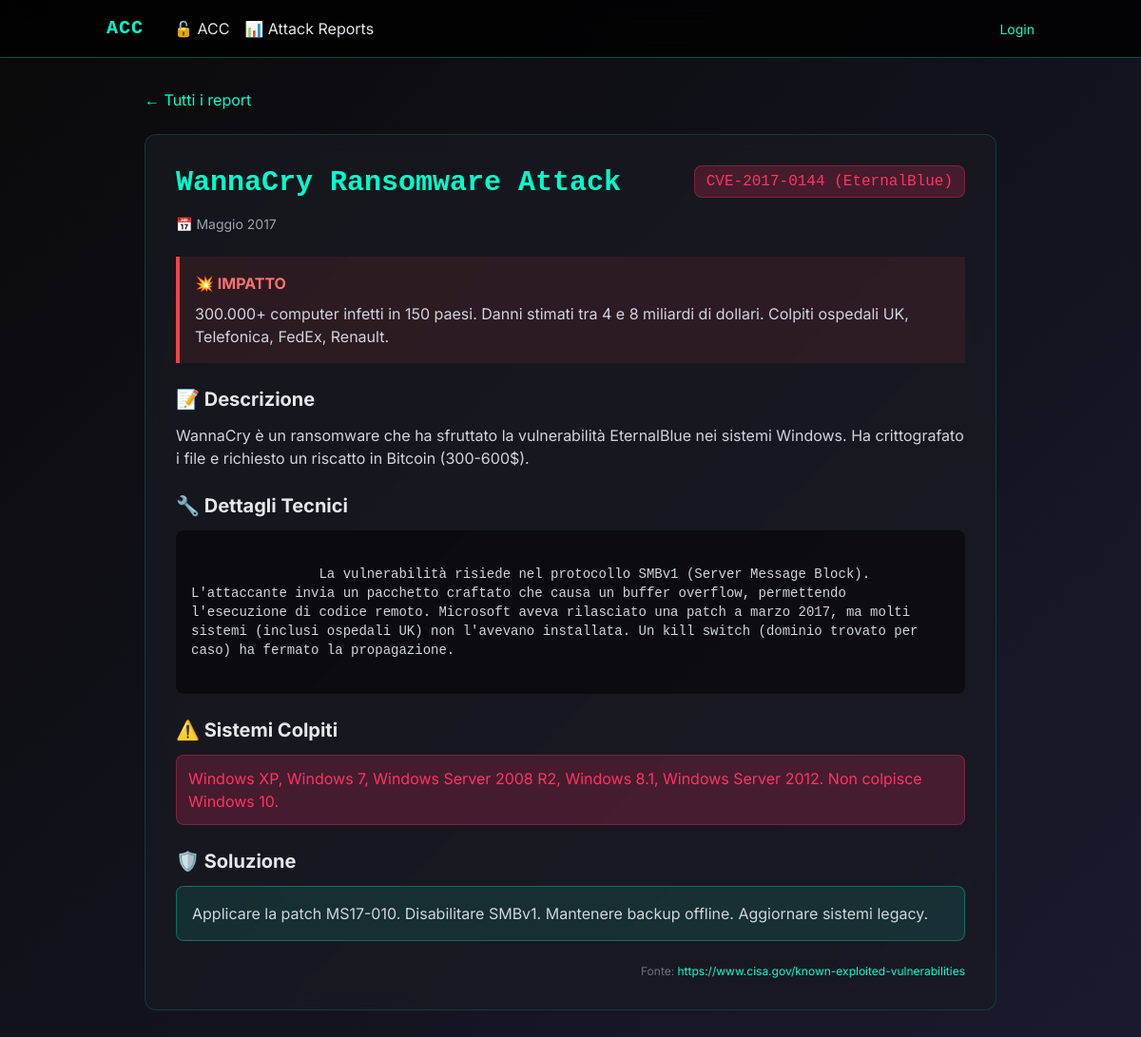
Screenshot of /reports/1 with the database file from the repository.
### app.py (models this page shows)
class Report(db.Model):
    id = db.Column(db.Integer, primary_key=True)
    title = db.Column(db.String(200), nullable=False)
    cve_id = db.Column(db.String(50))
    date = db.Column(db.String(50))
    impact = db.Column(db.Text)
    description = db.Column(db.Text)
    technical_details = db.Column(db.Text)
    affected_systems = db.Column(db.Text)
    solution = db.Column(db.Text)
    source = db.Column(db.String(200))
    image_url = db.Column(db.String(200))

### app.py (the view)
@app.route('/reports/<int:report_id>')
def report_detail(report_id):
    report = Report.query.get_or_404(report_id)
    return render_template('reports/detail.html', report=report)

### templates/reports/detail.html (shortened to what this page needs)
{% extends "base.html" %}
{% block content %}
<div class="max-w-4xl mx-auto">
    <a href="/reports" class="text-[#00ffcc] hover:underline mb-6 inline-block">← Tutti i report</a>
    <div class="glass rounded-xl p-8">
        <div class="flex justify-between items-start mb-4">
            <h1 class="text-3xl font-bold text-[#00ffcc] font-mono">{{ report.title }}</h1>
            {% if report.cve_id %}
            <span class="vuln-badge px-3 py-1 rounded-lg font-mono">{{ report.cve_id }}</span>
            {% endif %}
        </div>
        <div class="flex gap-4 text-sm text-gray-400 mb-6">
            <span>📅 {{ report.date }}</span>
        </div>
        <div class="bg-red-500/10 border-l-4 border-red-500 p-4 mb-6">
            <h3 class="font-bold text-red-400 mb-2">💥 IMPATTO</h3>
            <p class="text-gray-300">{{ report.impact }}</p>
        </div>
        <div class="mb-6">
            <h3 class="text-xl font-bold mb-3">📝 Descrizione</h3>
            <p class="text-gray-300">{{ report.description }}</p>
        </div>
        <div class="mb-6">
            <h3 class="text-xl font-bold mb-3">🔧 Dettagli Tecnici</h3>
            <div class="bg-black/50 rounded-lg p-4 font-mono text-sm text-gray-300 whitespace-pre-wrap">
                {{ report.technical_details }}
            </div>
        </div>
        <div class="mb-6">
            <h3 class="text-xl font-bold mb-3">⚠️ Sistemi Colpiti</h3>
            <div class="vuln-badge rounded-lg p-3">
                {{ report.affected_systems }}
            </div>
        </div>
        <div class="mb-6">
            <h3 class="text-xl font-bold mb-3">🛡️ Soluzione</h3>
            <div class="bg-[#00ffcc]/10 border border-[#00ffcc]/30 rounded-lg p-4 text-gray-300">
                {{ report.solution }}
            </div>
        </div>
        {% if report.source %}
        <div class="text-right text-xs text-gray-500">
            Fonte: <a href="{{ report.source }}" target="_blank" class="text-[#00ffcc] hover:underline">{{ report.source }}</a>
        </div>
        {% endif %}
    </div>
</div>
{% endblock %}

### templates/base.html (style rules this page uses)
body { font-family: 'Inter', sans-serif; background: linear-gradient(135deg, #0a0a0a 0%, #1a1a2e 100%); }
.font-mono { font-family: 'JetBrains Mono', monospace; }
.glass { background: rgba(26, 26, 35, 0.7); backdrop-filter: blur(10px); border: 1px solid rgba(0, 255, 204, 0.15); }
.vuln-badge { background: rgba(255, 51, 102, 0.2); color: #ff3366; border: 1px solid rgba(255, 51, 102, 0.3); }

### rows the page displays
Report: title "WannaCry Ransomware Attack", cve_id "CVE-2017-0144 (EternalBlue)", date "Maggio 2017", impact "300.000+ computer infetti in 150 paesi. Danni stimati tra 4 e 8 miliardi di dollari. Colpiti ospedali UK, Telefonica, FedEx, Renault.", description "WannaCry è un ransomware che ha sfruttato la vulnerabilità EternalBlue nei sistemi Windows. Ha crittografato i file e richiesto un riscatto in Bitcoin (300-600$).", technical_details "La vulnerabilità risiede nel protocollo SMBv1 (Server Message Block). L'attaccante invia un pacchetto craftato che causa un buffer overflow, permettendo l'esecuzione di codice remoto. Microsoft aveva rilasciato una patch a marzo 2017, ma molti sistemi (inclusi ospedali UK) non l'avevano installata. Un kill switch (dominio trovato per caso) ha fermato la propagazione.", affected_systems "Windows XP, Windows 7, Windows Server 2008 R2, Windows 8.1, Windows Server 2012. Non colpisce Windows 10.", solution "Applicare la patch MS17-010. Disabilitare SMBv1. Mantenere backup offline. Aggiornare sistemi legacy.", source "https://www.cisa.gov/known-exploited-vulnerabilities"
